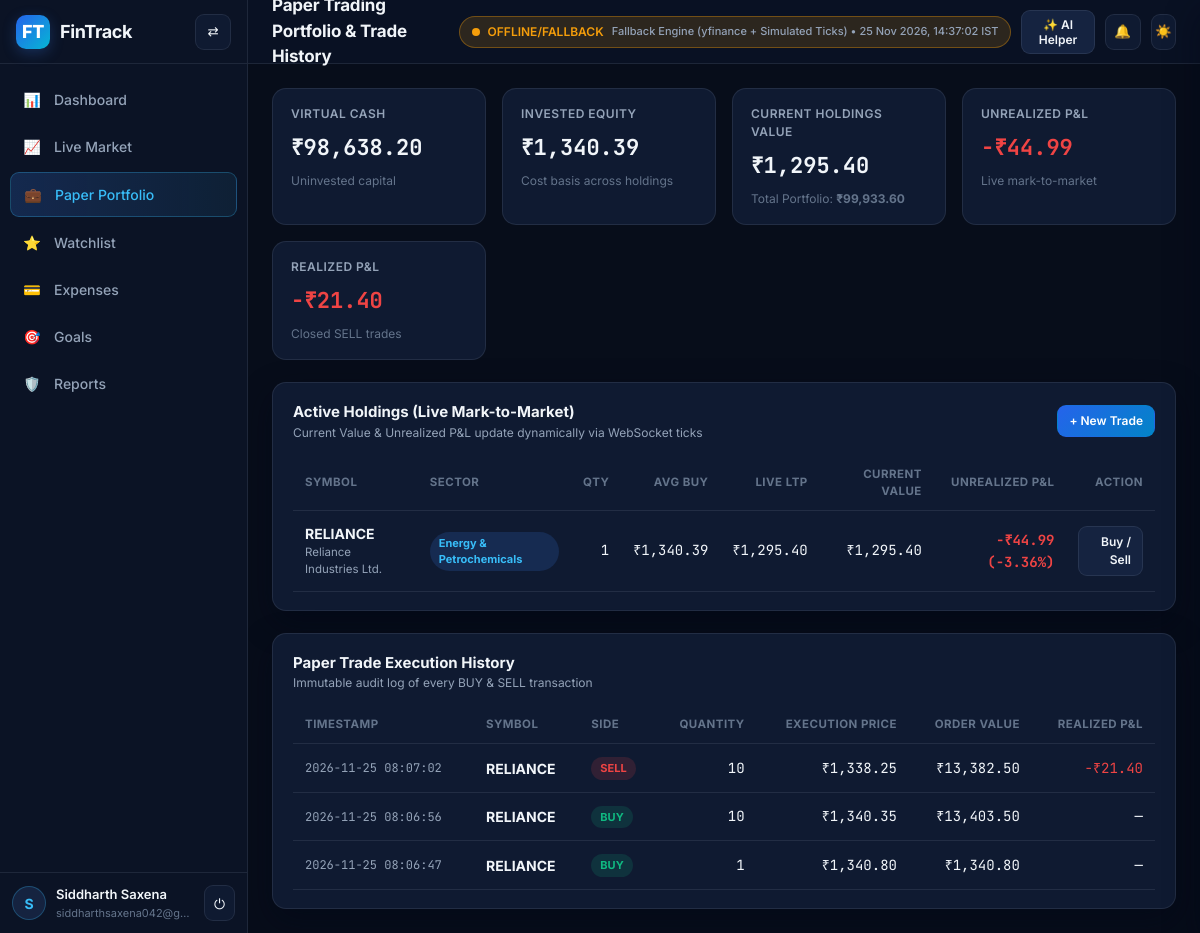
/portfolio (signed in), run on the app's committed database.
### tables this page shows
CREATE TABLE users (
    id INTEGER PRIMARY KEY AUTOINCREMENT,
    full_name TEXT NOT NULL,
    email TEXT NOT NULL UNIQUE,
    password_hash TEXT NOT NULL,
    created_at TEXT NOT NULL DEFAULT (datetime('now'))
);

CREATE TABLE paper_holdings (
    id INTEGER PRIMARY KEY AUTOINCREMENT,
    user_id INTEGER NOT NULL,
    symbol TEXT NOT NULL,
    quantity INTEGER NOT NULL CHECK (quantity > 0),
    avg_buy_price REAL NOT NULL CHECK (avg_buy_price >= 0),
    UNIQUE(user_id, symbol),
    FOREIGN KEY (user_id) REFERENCES users(id) ON DELETE CASCADE
);

CREATE TABLE paper_trade_history (
    id INTEGER PRIMARY KEY AUTOINCREMENT,
    user_id INTEGER NOT NULL,
    symbol TEXT NOT NULL,
    side TEXT NOT NULL CHECK (side IN ('BUY', 'SELL')),
    quantity INTEGER NOT NULL CHECK (quantity > 0),
    execution_price REAL NOT NULL CHECK (execution_price > 0),
    realized_pnl REAL NOT NULL DEFAULT 0.0,
    timestamp TEXT NOT NULL DEFAULT (datetime('now')),
    FOREIGN KEY (user_id) REFERENCES users(id) ON DELETE CASCADE
);

### routes/trading.py (the view)
@trading_bp.route("/portfolio")
@login_required
def portfolio_page():
    user_id = session["user_id"]
    summary = get_portfolio_summary(user_id)
    trades = get_trade_history(user_id, limit=100)
    return render_template(
        "portfolio.html",
        active_page="portfolio",
        portfolio=summary,
        trades=trades,
        market_status=market_service.get_status(),
    )

### app.py (called while the page is built)
def format_inr(value: float | int | None) -> str:
    if value is None:
        return "₹0.00"
    num = float(value)
    neg = num < 0
    num = abs(num)
    whole, dec = f"{num:.2f}".split(".")
    if len(whole) > 3:
        last3 = whole[-3:]
        rest = whole[:-3]
        groups = []
        while len(rest) > 2:
            groups.insert(0, rest[-2:])
            rest = rest[:-2]
        if rest:
            groups.insert(0, rest)
        formatted_whole = ",".join(groups) + "," + last3
    else:
        formatted_whole = whole
    prefix = "-₹" if neg else "₹"
    return f"{prefix}{formatted_whole}.{dec}"

### database.py (called while the page is built)
def open_connection(db_path: str | None = None) -> sqlite3.Connection:
    target_path = db_path or Config.DATABASE_PATH
    conn = sqlite3.connect(target_path, timeout=30.0, isolation_level=None, check_same_thread=False)
    conn.row_factory = sqlite3.Row
    conn.execute("PRAGMA foreign_keys = ON;")
    conn.execute("PRAGMA journal_mode = WAL;")
    conn.execute("PRAGMA synchronous = NORMAL;")
    return conn

def get_db() -> sqlite3.Connection:
    if "db" not in g:
        db_path = current_app.config.get("DATABASE_PATH", Config.DATABASE_PATH)
        g.db = open_connection(db_path)
    return g.db

def query_all(sql: str, params: tuple = (), conn: sqlite3.Connection | None = None) -> list[sqlite3.Row]:
    connection = conn or get_db()
    return connection.execute(sql, params).fetchall()

def query_one(sql: str, params: tuple = (), conn: sqlite3.Connection | None = None) -> sqlite3.Row | None:
    connection = conn or get_db()
    return connection.execute(sql, params).fetchone()

### market_service.py (called while the page is built, shortened)
    @staticmethod
    def now_ist() -> datetime:
        return datetime.now(IST)

    @classmethod
    def is_nse_market_open(cls) -> bool:
        now = cls.now_ist()
        if now.weekday() >= 5:
            return False
        minutes = now.hour * 60 + now.minute
        return (9 * 60 + 15) <= minutes <= (15 * 60 + 30)

    def get_quotes(self, symbols: list[str] | None = None) -> dict[str, dict[str, Any]]:
        with self._lock:
            if not symbols:
                return {k: dict(v) for k, v in self._quotes.items()}

### trading_service.py (called while the page is built, shortened)
def ensure_paper_account(user_id: int) -> float:
    row = query_one(
        "SELECT virtual_balance FROM paper_accounts WHERE user_id = ?",
        (user_id,),
    )
    if row is not None:
        return round(float(row["virtual_balance"]), 2)

### templates/portfolio.html (shortened to what this page needs)
{% extends "base.html" %}
{% block content %}
<div class="kpi-grid">
  <div class="kpi-card">
    <span class="kpi-label">Virtual Cash</span>
    <span class="kpi-value">{{ portfolio.virtual_balance|inr }}</span>
    <span class="kpi-meta">Uninvested capital</span>
  </div>
  <div class="kpi-card">
    <span class="kpi-label">Invested Equity</span>
    <span class="kpi-value">{{ portfolio.total_invested|inr }}</span>
    <span class="kpi-meta">Cost basis across holdings</span>
  </div>
  <div class="kpi-card">
    <span class="kpi-label">Current Holdings Value</span>
    <span class="kpi-value" id="portHoldingsVal">{{ portfolio.total_holdings_value|inr }}</span>
    <span class="kpi-meta">Total Portfolio: <strong id="portTotalVal">{{ portfolio.total_portfolio_value|inr }}</strong></span>
  </div>
  <div class="kpi-card">
    <span class="kpi-label">Unrealized P&L</span>
    <span class="kpi-value {% if portfolio.total_unrealized_pnl >= 0 %}text-green{% else %}text-red{% endif %}" id="portUnrealized">
      {{ portfolio.total_unrealized_pnl|inr }}
    </span>
    <span class="kpi-meta">Live mark-to-market</span>
  </div>
  <div class="kpi-card">
    <span class="kpi-label">Realized P&L</span>
    <span class="kpi-value {% if portfolio.total_realized_pnl >= 0 %}text-green{% else %}text-red{% endif %}">
      {{ portfolio.total_realized_pnl|inr }}
    </span>
    <span class="kpi-meta">Closed SELL trades</span>
  </div>
</div>
<div class="card" style="margin-bottom:22px;">
  <div class="card-header">
    <div>
      <div class="card-title">Active Holdings (Live Mark-to-Market)</div>
      <div class="card-subtitle">Current Value & Unrealized P&L update dynamically via WebSocket ticks</div>
    </div>
    <a href="{{ url_for('market.terminal') }}" class="btn btn-primary btn-sm">+ New Trade</a>
  </div>
  {% if portfolio.holdings %}
    <div class="table-wrap">
      <table class="data-table">
        <thead>
          <tr>
            <th>Symbol</th>
            <th>Sector</th>
            <th style="text-align:right;">Qty</th>
            <th style="text-align:right;">Avg Buy</th>
            <th style="text-align:right;">Live LTP</th>
            <th style="text-align:right;">Current Value</th>
            <th style="text-align:right;">Unrealized P&L</th>
            <th style="text-align:right;">Action</th>
          </tr>
        </thead>
        <tbody>
          {% for h in portfolio.holdings %}
            <tr data-holding-row="{{ h.symbol }}" data-qty="{{ h.quantity }}" data-avg="{{ h.avg_buy_price }}">
              <td>
                <div style="font-weight:700;">{{ h.symbol }}</div>
                <div style="font-size:11.5px;color:var(--text-secondary);">{{ h.name }}</div>
              </td>
              <td><span class="badge badge-blue">{{ h.sector }}</span></td>
              <td style="text-align:right;" class="mono">{{ h.quantity }}</td>
              <td style="text-align:right;" class="mono">{{ h.avg_buy_price|inr }}</td>
              <td style="text-align:right;" class="mono" data-h-field="ltp">{{ h.ltp|inr }}</td>
              <td style="text-align:right;" class="mono" data-h-field="current_val">{{ h.current_value|inr }}</td>
              <td style="text-align:right;">
                <span class="mono {% if h.unrealized_pnl >= 0 %}text-green{% else %}text-red{% endif %}" data-h-field="pnl" style="font-weight:700;">
                  {{ h.unrealized_pnl|inr }} ({{ "%+.2f"|format(h.unrealized_pct) }}%)
                </span>
              </td>
              <td style="text-align:right;">
                <a href="{{ url_for('market.terminal', symbol=h.symbol) }}" class="btn btn-ghost btn-sm">Buy / Sell</a>
              </td>
            </tr>
          {% endfor %}
        </tbody>
      </table>
    </div>
  {% else %}
    <p class="text-muted">You do not have any open holdings yet. Head to <a href="{{ url_for('market.terminal') }}" style="color:var(--accent-secondary);">Live Market</a> to start paper trading.</p>
  {% endif %}
</div>
<div class="card">
  <div class="card-header">
    <div>
      <div class="card-title">Paper Trade Execution History</div>
      <div class="card-subtitle">Immutable audit log of every BUY & SELL transaction</div>
    </div>
  </div>
  {% if trades %}
    <div class="table-wrap">
      <table class="data-table">
        <thead>
          <tr>
            <th>Timestamp</th>
            <th>Symbol</th>
            <th>Side</th>
            <th style="text-align:right;">Quantity</th>
            <th style="text-align:right;">Execution Price</th>
            <th style="text-align:right;">Order Value</th>
            <th style="text-align:right;">Realized P&L</th>
          </tr>
        </thead>
        <tbody>
          {% for t in trades %}
            <tr>
              <td class="mono" style="font-size:12px;color:var(--text-secondary);">{{ t.timestamp }}</td>
              <td style="font-weight:700;">{{ t.symbol }}</td>
              <td>
                <span class="badge {% if t.side == 'BUY' %}badge-green{% else %}badge-red{% endif %}">{{ t.side }}</span>
              </td>
              <td style="text-align:right;" class="mono">{{ t.quantity }}</td>
              <td style="text-align:right;" class="mono">{{ t.execution_price|inr }}</td>
              <td style="text-align:right;" class="mono">{{ (t.quantity * t.execution_price)|inr }}</td>
              <td style="text-align:right;" class="mono {% if t.side == 'SELL' %}{% if t.realized_pnl >= 0 %}text-green{% else %}text-red{% endif %}{% endif %}">
                {% if t.side == 'SELL' %}{{ t.realized_pnl|inr }}{% else %}—{% endif %}
              </td>
            </tr>
          {% endfor %}
        </tbody>
      </table>
    </div>
  {% else %}
    <p class="text-muted">No trades executed yet.</p>
  {% endif %}
</div>
{% endblock %}

### templates/base.html (shortened to what this page needs)
<!DOCTYPE html>
<html lang="en" data-theme="dark">
<head>
  <link rel="stylesheet" href="{{ url_for('static', filename='css/style.css') }}" />
</head>
<body>
  <div class="app-shell">
    <aside class="sidebar" id="appSidebar">
      <div class="sidebar-brand">
        <a href="{{ url_for('main.dashboard') }}" class="brand-logo">
          <span class="brand-icon">FT</span>
          <span class="brand-text">FinTrack</span>
        </a>
        <button type="button" class="icon-btn" id="sidebarCollapseBtn" title="Toggle sidebar">
          <span>⇄</span>
        </button>
      </div>
      <nav class="sidebar-nav">
        <a href="{{ url_for('main.dashboard') }}" class="nav-item {% if active_page == 'dashboard' %}active{% endif %}">
          <span class="nav-icon">📊</span>
          <span class="nav-label">Dashboard</span>
        </a>
        <a href="{{ url_for('market.terminal') }}" class="nav-item {% if active_page == 'market' %}active{% endif %}">
          <span class="nav-icon">📈</span>
          <span class="nav-label">Live Market</span>
        </a>
        <a href="{{ url_for('trading.portfolio_page') }}" class="nav-item {% if active_page == 'portfolio' %}active{% endif %}">
          <span class="nav-icon">💼</span>
          <span class="nav-label">Paper Portfolio</span>
        </a>
        <a href="{{ url_for('market.watchlist_page') }}" class="nav-item {% if active_page == 'watchlist' %}active{% endif %}">
          <span class="nav-icon">⭐</span>
          <span class="nav-label">Watchlist</span>
        </a>
        <a href="{{ url_for('finance.expenses_page') }}" class="nav-item {% if active_page == 'expenses' %}active{% endif %}">
          <span class="nav-icon">💳</span>
          <span class="nav-label">Expenses</span>
        </a>
        <a href="{{ url_for('finance.goals_page') }}" class="nav-item {% if active_page == 'goals' %}active{% endif %}">
          <span class="nav-icon">🎯</span>
          <span class="nav-label">Goals</span>
        </a>
        <a href="{{ url_for('finance.reports_page') }}" class="nav-item {% if active_page == 'reports' %}active{% endif %}">
          <span class="nav-icon">🛡️</span>
          <span class="nav-label">Reports</span>
        </a>
      </nav>
      <div class="sidebar-footer">
        <div class="user-pill">
          <div class="user-avatar">{{ (current_user_name or 'U')[0]|upper }}</div>
          <div class="sidebar-user-meta">
            <div class="sidebar-user-name">{{ current_user_name or 'Investor' }}</div>
            <div class="sidebar-user-email">{{ current_user_email or '' }}</div>
          </div>
        </div>
        <a href="{{ url_for('auth.logout') }}" class="icon-btn" title="Logout">
          <span>⏻</span>
        </a>
      </div>
    </aside>
    <div class="main-wrapper">
      <header class="top-header">
        <div class="header-left">
          <h1 class="page-title">{% block page_heading %}Dashboard{% endblock %}</h1>
        </div>
        <div class="header-right">
          {% set ms = market_status or {'badge': 'OFFLINE/FALLBACK', 'source': 'Fallback Engine', 'detail': '', 'timestamp': ''} %}
          <div class="market-status-pill" id="globalMarketStatusPill" data-badge="{{ ms.badge }}" title="{{ ms.source }} — {{ ms.detail }}">
            <span class="status-dot"></span>
            <span id="globalStatusBadgeText">{{ ms.badge }}</span>
            <span class="status-meta-time" id="globalStatusTime">{{ ms.source }} • {{ ms.timestamp }}</span>
          </div>
          <button type="button" class="btn btn-ghost btn-sm" id="aiHelperOpenBtn" title="Open AI Finance Helper">
            ✨ AI Helper
          </button>
          <div class="dropdown-wrap">
            <button type="button" class="icon-btn" id="notifBellBtn" title="Notifications">
              <span>🔔</span>
            </button>
          </div>
          <button type="button" class="icon-btn" id="themeToggleBtn" title="Toggle Dark/Light Theme">
            <span id="themeToggleIcon">☀️</span>
          </button>
        </div>
      </header>
      <main class="main-content">
        {% block content %}{% endblock %}
      </main>
    </div>
  </div>
</body>
</html>

### data on the page
users: full_name "Siddharth Saxena"
paper_holdings: symbol "RELIANCE", name "Reliance Industries Ltd.", sector "Energy & Petrochemicals", quantity "1", avg_buy_price|inr "₹1,340.39", ltp|inr "₹1,295.40", current_value|inr "₹1,295.40", unrealized_pnl|inr "-₹44.99", unrealized_pct "-3.36"
paper_trade_history: timestamp "2026-11-25 08:07:02", symbol "RELIANCE", side "SELL", quantity "10", execution_price|inr "₹1,338.25", (t.quantity*t.execution_price)|inr "₹13,382.50", realized_pnl|inr "-₹21.40"
paper_trade_history: timestamp "2026-11-25 08:06:56", symbol "RELIANCE", side "BUY", quantity "10", execution_price|inr "₹1,340.35", (t.quantity*t.execution_price)|inr "₹13,403.50"
paper_trade_history: timestamp "2026-11-25 08:06:47", symbol "RELIANCE", side "BUY", quantity "1", execution_price|inr "₹1,340.80", (t.quantity*t.execution_price)|inr "₹1,340.80"

### other printed values
{{ (current_user_name or 'U')[0]|upper }} "S"
{{ current_user_email or '' }} "siddharthsaxena042@g…"
{{ ms.badge }} "OFFLINE/FALLBACK"
{{ ms.source }} "Fallback Engine (yfinance + Simulated Ticks)"
{{ ms.timestamp }} "25 Nov 2026, 14:37:02 IST"
{{ portfolio.virtual_balance|inr }} "₹98,638.20"
{{ portfolio.total_invested|inr }} "₹1,340.39"
{{ portfolio.total_holdings_value|inr }} "₹1,295.40"
{{ portfolio.total_portfolio_value|inr }} "₹99,933.60"
{{ portfolio.total_unrealized_pnl|inr }} "-₹44.99"
{{ portfolio.total_realized_pnl|inr }} "-₹21.40"
